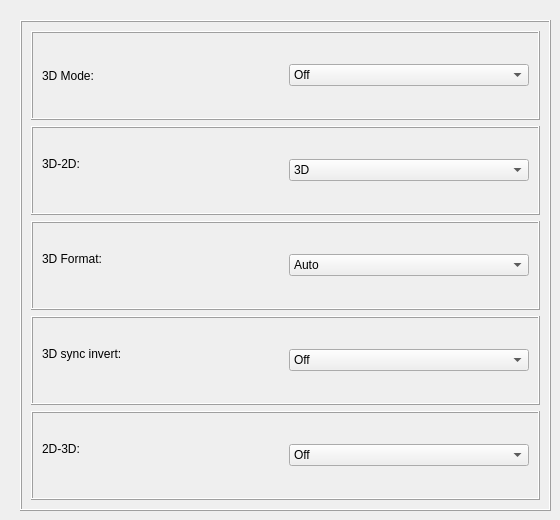
          <widget class="QWidget" name="tab_5">
           <attribute name="title">
            <string>3D</string>
           </attribute>
           <widget class="QFrame" name="frame_27">
            <property name="geometry">
             <rect>
              <x>20</x>
              <y>20</y>
              <width>531</width>
              <height>491</height>
             </rect>
            </property>
            <property name="frameShape">
             <enum>QFrame::Box</enum>
            </property>
            <property name="frameShadow">
             <enum>QFrame::Raised</enum>
            </property>
            <layout class="QGridLayout" name="gridLayout_5">
             <item row="3" column="0">
              <widget class="QFrame" name="frame_3D_sync_invert">
               <property name="frameShape">
                <enum>QFrame::Box</enum>
               </property>
               <property name="frameShadow">
                <enum>QFrame::Raised</enum>
               </property>
               <layout class="QHBoxLayout" name="horizontalLayout_39">
                <item>
                 <widget class="QLabel" name="label_3D_sync_invert">
                  <property name="text">
                   <string>3D sync invert:
</string>
                  </property>
                 </widget>
                </item>
                <item>
                 <widget class="QComboBox" name="comboBox_3D_sync_invert">
                  <item>
                   <property name="text">
                    <string>Off</string>
                   </property>
                  </item>
                  <item>
                   <property name="text">
                    <string>On</string>
                   </property>
                  </item>
                 </widget>
                </item>
               </layout>
              </widget>
             </item>
             <item row="0" column="0">
              <widget class="QFrame" name="frame_3D_Mode">
               <property name="frameShape">
                <enum>QFrame::Box</enum>
               </property>
               <property name="frameShadow">
                <enum>QFrame::Raised</enum>
               </property>
               <layout class="QHBoxLayout" name="horizontalLayout_36">
                <item>
                 <widget class="QLabel" name="label_3D_Mode">
                  <property name="text">
                   <string>3D Mode:</string>
                  </property>
                 </widget>
                </item>
                <item>
                 <widget class="QComboBox" name="comboBox_3D_Mode">
                  <item>
                   <property name="text">
                    <string>Off</string>
                   </property>
                  </item>
                  <item>
                   <property name="text">
                    <string>DLP-Link</string>
                   </property>
                  </item>
                  <item>
                   <property name="text">
                    <string>IR / VESA</string>
                   </property>
                  </item>
                 </widget>
                </item>
               </layout>
              </widget>
             </item>
             <item row="1" column="0">
              <widget class="QFrame" name="frame_3D_2D">
               <property name="frameShape">
                <enum>QFrame::Box</enum>
               </property>
               <property name="frameShadow">
                <enum>QFrame::Raised</enum>
               </property>
               <layout class="QHBoxLayout" name="horizontalLayout_37">
                <item>
                 <widget class="QLabel" name="label_Internal_3D_2D">
                  <property name="text">
                   <string>3D-2D:
</string>
                  </property>
                 </widget>
                </item>
                <item>
                 <widget class="QComboBox" name="comboBox_3D_2D">
                  <item>
                   <property name="text">
                    <string>3D</string>
                   </property>
                  </item>
                  <item>
                   <property name="text">
                    <string>L</string>
                   </property>
                  </item>
                  <item>
                   <property name="text">
                    <string>R</string>
                   </property>
                  </item>
                 </widget>
                </item>
               </layout>
              </widget>
             </item>
             <item row="2" column="0">
              <widget class="QFrame" name="frame_3D_Format">
               <property name="frameShape">
                <enum>QFrame::Box</enum>
               </property>
               <property name="frameShadow">
                <enum>QFrame::Raised</enum>
               </property>
               <layout class="QHBoxLayout" name="horizontalLayout_38">
                <item>
                 <widget class="QLabel" name="label_3D_Format">
                  <property name="text">
                   <string>3D Format:
</string>
                  </property>
                 </widget>
                </item>
                <item>
                 <widget class="QComboBox" name="comboBox_3D_Format">
                  <item>
                   <property name="text">
                    <string>Auto</string>
                   </property>
                  </item>
                  <item>
                   <property name="text">
                    <string>SBS</string>
                   </property>
                  </item>
                  <item>
                   <property name="text">
                    <string>Top and Bottom</string>
                   </property>
                  </item>
                  <item>
                   <property name="text">
                    <string>Frame Sequential</string>
                   </property>
                  </item>
                  <item>
                   <property name="text">
                    <string>Frame Packing</string>
                   </property>
                  </item>
                  <item>
                   <property name="text">
                    <string>Off</string>
                   </property>
                  </item>
                 </widget>
                </item>
               </layout>
              </widget>
             </item>
             <item row="4" column="0">
              <widget class="QFrame" name="frame_2D_3D">
               <property name="frameShape">
                <enum>QFrame::Box</enum>
               </property>
               <property name="frameShadow">
                <enum>QFrame::Raised</enum>
               </property>
               <layout class="QHBoxLayout" name="horizontalLayout_40">
                <item>
                 <widget class="QLabel" name="label_2D_3D">
                  <property name="text">
                   <string>2D-3D:
</string>
                  </property>
                 </widget>
                </item>
                <item>
                 <widget class="QComboBox" name="comboBox_2D_3D">
                  <item>
                   <property name="text">
                    <string>Off</string>
                   </property>
                  </item>
                  <item>
                   <property name="text">
                    <string>1</string>
                   </property>
                  </item>
                  <item>
                   <property name="text">
                    <string>2</string>
                   </property>
                  </item>
                  <item>
                   <property name="text">
                    <string>3</string>
                   </property>
                  </item>
                 </widget>
                </item>
               </layout>
              </widget>
             </item>
            </layout>
           </widget>
          </widget>
